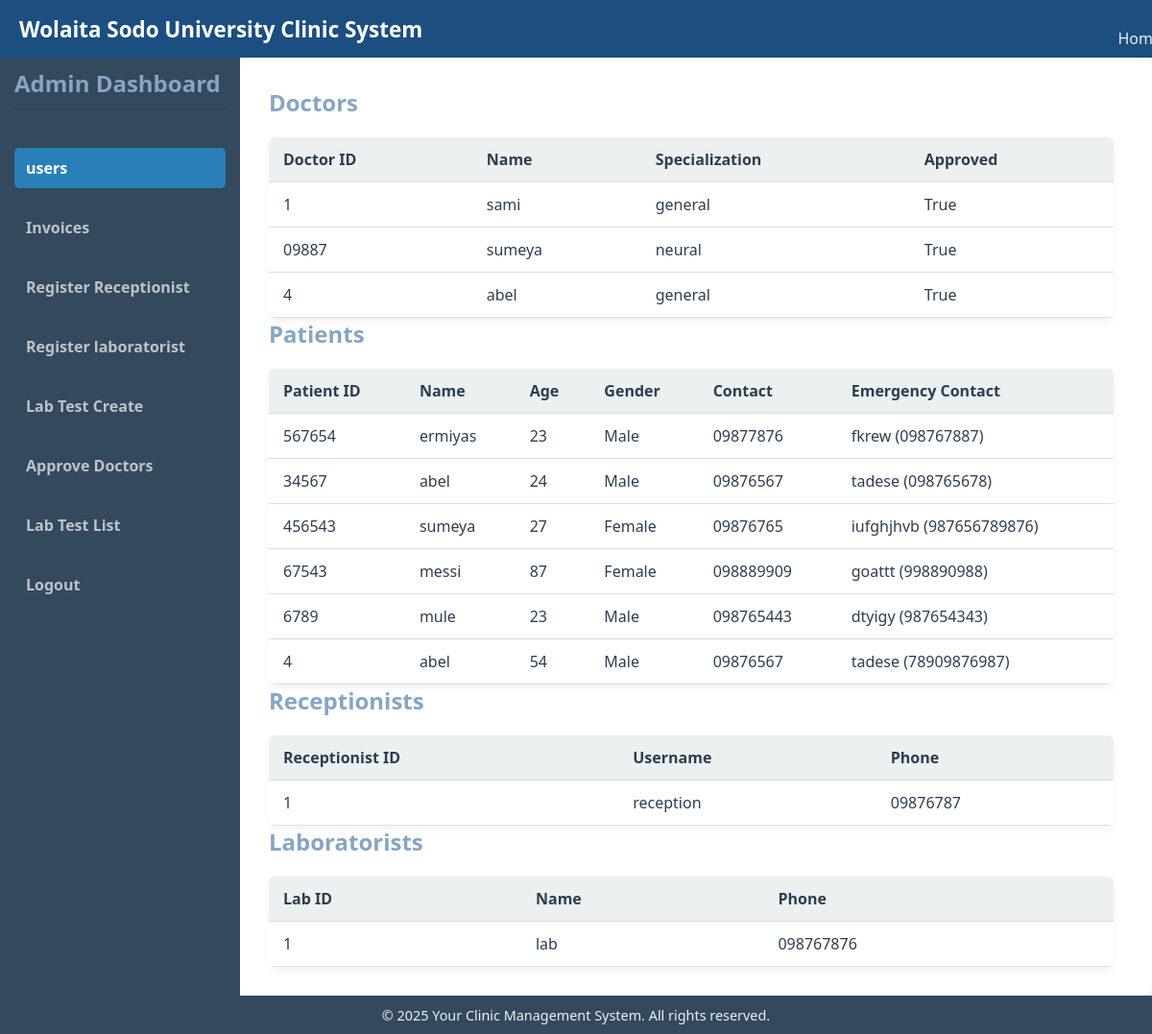
/admiin/users/ (signed in), run on the app's committed database.
### clinic/models.py (models this page shows, shortened)
class Doctor(models.Model):
    user = models.OneToOneField(User, on_delete=models.CASCADE)
    doctor_id = models.CharField(max_length=20, unique=True)
    name = models.CharField(max_length=100)
    personal_info = models.FileField(upload_to='personal/', blank=True, null=True)
    specialization = models.CharField(max_length=100)
    password = models.CharField(max_length=100)
    approved = models.BooleanField(default=False)

class Patient(models.Model):
    patient_id = models.CharField(max_length=20, unique=True)
    name = models.CharField(max_length=100)
    password=models.CharField(max_length=20)
    age = models.IntegerField()
    gender = models.CharField(max_length=10, choices=[('Male', 'Male'), ('Female', 'Female')])
    contact_number = models.CharField(max_length=15)
    address = models.TextField()
    medical_history = models.TextField(blank=True, null=True)
    emergency_contact_name = models.CharField(max_length=100)
    emergency_contact_number = models.CharField(max_length=15)
    created_at = models.DateTimeField(auto_now_add=True)
    approved = models.BooleanField(default=False)

class Receptionist(models.Model):
    user = models.OneToOneField(User, on_delete=models.CASCADE)
    reception_id = models.CharField(max_length=20, unique=True)
    username = models.CharField(max_length=100)
    phone = models.CharField(max_length=15)
    password = models.CharField(max_length=100)

class Laboratorist(models.Model):
    user = models.OneToOneField(User, on_delete=models.CASCADE)
    lab_id = models.CharField(max_length=20, unique=True)
    name = models.CharField(max_length=100)
    phone = models.CharField(max_length=15)
    password = models.CharField(max_length=100)

### clinic/views.py (the view, shortened to what this page needs)
# urls.py: path('admiin/users/', views.all_users, name='all_users'),
@staff_member_required
def all_users(request):
    context = {
        'doctors': Doctor.objects.all(),
        'patients': Patient.objects.all(),
        'receptionists': Receptionist.objects.all(),
        'laboratorists': Laboratorist.objects.all(),
    }
    return render(request, 'all_users.html', context)

### clinic/templates/all_users.html
{% extends 'base_admin.html' %} {% block content %}
<div class="section">
  <h2>Doctors</h2>
  <table>
    <tr>
      <th>Doctor ID</th>
      <th>Name</th>
      <th>Specialization</th>
      <th>Approved</th>
    </tr>
    {% for doctor in doctors %}
    <tr>
      <td>{{ doctor.doctor_id }}</td>
      <td>{{ doctor.name }}</td>
      <td>{{ doctor.specialization }}</td>
      <td>{{ doctor.approved }}</td>
    </tr>
    {% empty %}
    <tr>
      <td colspan="4">No doctors found.</td>
    </tr>
    {% endfor %}
  </table>
</div>
<div class="section">
  <h2>Patients</h2>
  <table>
    <tr>
      <th>Patient ID</th>
      <th>Name</th>
      <th>Age</th>
      <th>Gender</th>
      <th>Contact</th>
      <th>Emergency Contact</th>
    </tr>
    {% for patient in patients %}
    <tr>
      <td>{{ patient.patient_id }}</td>
      <td>{{ patient.name }}</td>
      <td>{{ patient.age }}</td>
      <td>{{ patient.gender }}</td>
      <td>{{ patient.contact_number }}</td>
      <td>
        {{ patient.emergency_contact_name }}
        ({{patient.emergency_contact_number}})
      </td>
    </tr>
    {% empty %}
    <tr>
      <td colspan="7">No patients found.</td>
    </tr>
    {% endfor %}
  </table>
</div>
<div class="section">
  <h2>Receptionists</h2>
  <table>
    <tr>
      <th>Receptionist ID</th>
      <th>Username</th>
      <th>Phone</th>
    </tr>
    {% for receptionist in receptionists %}
    <tr>
      <td>{{ receptionist.reception_id }}</td>
      <td>{{ receptionist.username }}</td>
      <td>{{ receptionist.phone }}</td>
    </tr>
    {% empty %}
    <tr>
      <td colspan="3">No receptionists found.</td>
    </tr>
    {% endfor %}
  </table>
</div>
<div class="section">
  <h2>Laboratorists</h2>
  <table>
    <tr>
      <th>Lab ID</th>
      <th>Name</th>
      <th>Phone</th>
    </tr>
    {% for lab in laboratorists %}
    <tr>
      <td>{{ lab.lab_id }}</td>
      <td>{{ lab.name }}</td>
      <td>{{ lab.phone }}</td>
    </tr>
    {% empty %}
    <tr>
      <td colspan="3">No laboratorists found.</td>
    </tr>
    {% endfor %}
  </table>
</div>
{% endblock %}

### clinic/templates/base_admin.html (style rules this page uses)
body, h1, h2, p, ul, li, a, label, input, select, textarea, button { margin: 0; padding: 0; box-sizing: border-box; font-family: "Segoe UI", Tahoma, Geneva, Verdana, sans-serif; }
body { display: flex; min-height: 100vh; flex-direction: column; background-color: #f5f7fa; color: #2c3e50; }
h1, h2 { margin-bottom: 20px; color: #87a5c3; }
table { width: 100%; border-collapse: collapse; background-color: white; box-shadow: 0 4px 8px rgba(0, 0, 0, 0.05); border-radius: 6px; overflow: hidden; }
th, td { padding: 12px 15px; text-align: left; border-bottom: 1px solid #ddd; }
th { background-color: #ecf0f1; color: #2c3e50; font-weight: 600; }

### data on the page
Doctor: doctor_id "1", name "sami", specialization "general", approved "True"
Doctor: doctor_id "09887", name "sumeya", specialization "neural", approved "True"
Doctor: doctor_id "4", name "abel", specialization "general", approved "True"
Patient: patient_id "567654", name "ermiyas", age "23", gender "Male", contact_number "09877876", emergency_contact_name "fkrew", emergency_contact_number "098767887"
Patient: patient_id "34567", name "abel", age "24", gender "Male", contact_number "09876567", emergency_contact_name "tadese", emergency_contact_number "098765678"
Patient: patient_id "456543", name "sumeya", age "27", gender "Female", contact_number "09876765", emergency_contact_name "iufghjhvb", emergency_contact_number "987656789876"
Patient: patient_id "67543", name "messi", age "87", gender "Female", contact_number "098889909", emergency_contact_name "goattt", emergency_contact_number "998890988"
Patient: patient_id "6789", name "mule", age "23", gender "Male", contact_number "098765443", emergency_contact_name "dtyigy", emergency_contact_number "987654343"
Patient: patient_id "4", name "abel", age "54", gender "Male", contact_number "09876567", emergency_contact_name "tadese", emergency_contact_number "78909876987"
Receptionist: reception_id "1", username "reception", phone "09876787"
Laboratorist: lab_id "1", name "lab", phone "098767876"
